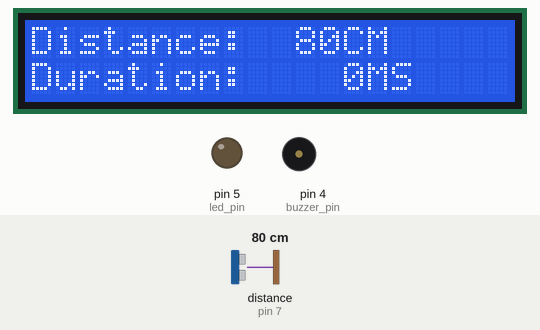
The sketch below on a simulated Arduino Uno, built with avr-gcc and run on an emulated ATmega328P. Shown: 20×2 character LCD, output pins drawn as LEDs (lit = HIGH), buzzer (waves = sounding). Wiring (inferred from the names in the program): ultrasonic range finder: trigger pin 6; echo pin 7. Dashed ring = blinking. Inputs (shaded band) come from the test bench; at power-on: distance to the obstacle (sensor on pin 7) 80 cm. The echo pulse lasts 58.3 µs per cm; pins used as bus, display or sensor lines are not drawn; what the sketch prints to the serial monitor is not drawn.

Above: at 1.7 s.
1.8 s: distance to the obstacle (sensor on pin 7) set to 46 cm
At 4.3 s:
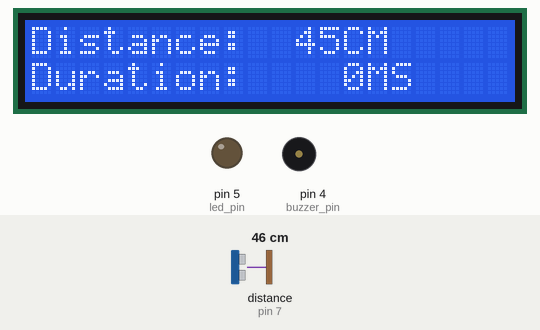
4.6 s: distance to the obstacle (sensor on pin 7) set to 38 cm
At 5.95 s:
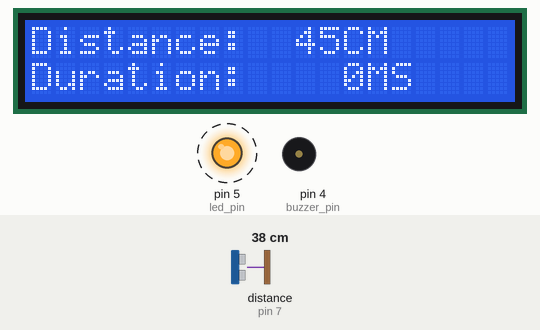
8.1 s: distance to the obstacle (sensor on pin 7) set to 2 cm
At 10.4 s:
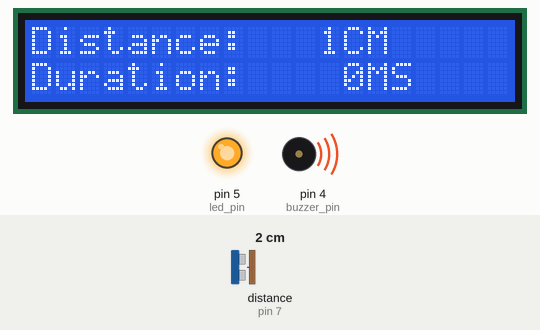
Timing chart, 0 to 11.9 s (numbered marks = the images above; inputs shaded):
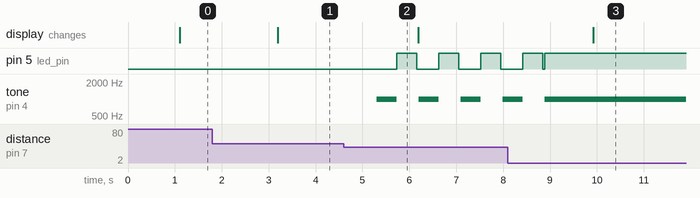

The sketch:

Lab_9.ino
```cpp
// C++ code
//
//#include <Adafruit_LiquidCrystal.h>
//Adafruit_LiquidCrystal lcd(0);
#include <LiquidCrystal_I2C.h>
LiquidCrystal_I2C lcd(0x27,20,2);
// Pins
int buzzer_pin = 4;
int led_pin = 5;
int trig_pin = 6;
int echo_pin = 7;

// Variables
int BUZZER_LED_DURATION_MAX = 1000;
int BUZZER_LED_DURATION_MIN = 10;
int DISTANCE_MAX = 40;
int DISTANCE_MIN = 20;
int CURRENT_DISTANCE = 0;
int CURRENT_DURATION = 0;
int UPDATE_DURATION_BUZZER = 200;
int UPDATE_DURATION_LCD = 200;
int SCREEN_UPDATE = 500;
long SCREEN_LAST = millis();


void setup()
{
  Serial.begin(9600);

  lcd.init();
  lcd.backlight();


  pinMode(buzzer_pin, OUTPUT);
  pinMode(led_pin, OUTPUT);
  pinMode(trig_pin, OUTPUT);
  pinMode(echo_pin, INPUT);

  digitalWrite(buzzer_pin, LOW);
  digitalWrite(led_pin, LOW);
  digitalWrite(trig_pin, LOW);

}

void loop()
{
  find_distance();
  Serial.println(CURRENT_DISTANCE);
  //Serial.println(CURRENT_DURATION);

  // First state no need for alert
  if(CURRENT_DISTANCE > DISTANCE_MAX){
    digitalWrite(led_pin, LOW);
    noTone(buzzer_pin);
    delay(BUZZER_LED_DURATION_MAX);
  }
  // It is in interval
  else if(CURRENT_DISTANCE >= DISTANCE_MIN && CURRENT_DISTANCE <= DISTANCE_MAX){
	  int time = int(alert_formula());
	  buzzer_sound(time / 2);
    led_blink(time / 2);
    CURRENT_DURATION = time / 2;

  }
  // Critical area-crash
  else if(CURRENT_DISTANCE < DISTANCE_MIN){

    tone(buzzer_pin, 1000);
    digitalWrite(led_pin, HIGH);
    delay(BUZZER_LED_DURATION_MAX);
    CURRENT_DURATION = 0;
    //lcd_print();
  }

  if(millis() - SCREEN_LAST > SCREEN_UPDATE){
    lcd_print();
    SCREEN_LAST = millis();
  }


  delay(10);
}

void led_blink(int time){
	digitalWrite(led_pin, HIGH);
	delay(time);
	digitalWrite(led_pin, LOW);
}

void buzzer_sound(int time){

	tone(buzzer_pin, 1000);
	delay(time);
	noTone(buzzer_pin);
}

void lcd_print(){
  lcd.clear();

  lcd.setCursor(0,0);
  lcd.print("Distance: ");
  //cd.print(CURRENT_DISTANCE);

  if(CURRENT_DISTANCE >= 100){
    // Do nothing
  }
  else if(CURRENT_DISTANCE < 100 && CURRENT_DISTANCE >= 10){
    lcd.print(" ");
  }
  else{
    lcd.print("  ");
  }

  lcd.print(CURRENT_DISTANCE);
  lcd.print("CM");

  lcd.setCursor(0,1);
  lcd.print("Duration:  ");
  //lcd.print(CURRENT_DURATION);

  if(CURRENT_DURATION >= 100){
  }
  else if(CURRENT_DURATION < 100 && CURRENT_DURATION >= 10){
    lcd.print(" ");
  }
  else{
    lcd.print("  ");
  }

  lcd.print(CURRENT_DURATION);
  lcd.print("MS");

}

void find_distance(){

  float distance = -1;
  digitalWrite(trig_pin,HIGH);
  delayMicroseconds(10);
  digitalWrite(trig_pin,LOW);
  distance=pulseIn(echo_pin,HIGH);
  distance = distance/58;

  CURRENT_DISTANCE = distance;
}

float alert_formula(){
  float time = (((CURRENT_DISTANCE * 1.00 - DISTANCE_MIN * 1.00)/(DISTANCE_MAX * 1.00 - DISTANCE_MIN * 1.00)) * (BUZZER_LED_DURATION_MAX * 1.00 - BUZZER_LED_DURATION_MIN * 1.00)) + BUZZER_LED_DURATION_MIN * 1.00;
  CURRENT_DURATION = int(time);
  return time;
}
```

Measured:
- the behaviour switches between 42 and 41 cm on distance to the obstacle (sensor on pin 7) (found by bisection; images 1 and 2)
- after the input at 1.8 s, the display: changes after 1.4 s (image 1)
- after the input at 4.6 s, pin 5 (led_pin): alternates HIGH for 0.43 s and LOW for 0.47 s, starting after 1.1 s; tone on pin 4 (buzzer_pin): alternates 1000 Hz for 0.43 s and silent for 0.47 s, starting after 0.70 s
- after the input at 8.1 s, tone on pin 4 (buzzer_pin): goes on until 8.9 s, then stays 1000 Hz; the display: changes after 1.8 s (image 3)
